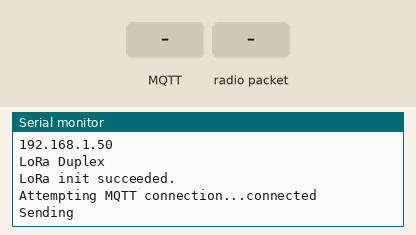
Recording of a sketch running on a simulated ESP32. Shown: the last lines printed to the serial monitor. The inputs (shaded band) are chosen by the test bench. WiFi joins after 1.5 s; servers stay silent unless stated; network time is answered at once with the bench clock; random numbers use the default seed unless the sketch sets one; no radio packets arrive unless stated; no MQTT or app messages arrive unless stated.

Above: at 2.7 s.
2.8 s: MQTT message "1" arrives on the first subscribed topic
At 3.7 s:
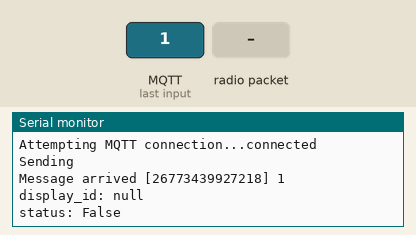
4.3 s: radio packet "1" arrives
At 5.1 s:
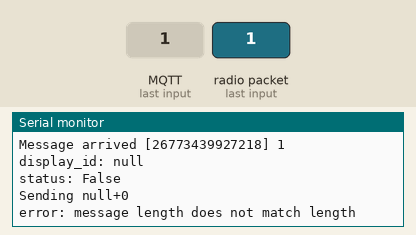
5.8 s: MQTT message "on" arrives on the first subscribed topic
At 6.02 s:
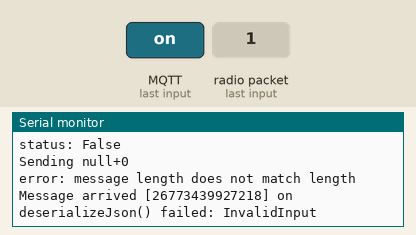
7.3 s: MQTT message "off" arrives on the first subscribed topic
At 7.3 s:
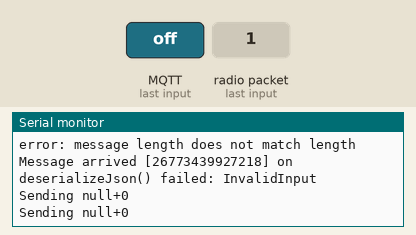

The sketch:

lora-gw-duplex-mqtt-bls-3.ino
```cpp
#include <SPI.h>
#include <LoRa.h>
#include <WiFi.h>           // For ESP32
//#include <ESP8266WiFi.h>  // Uncomment this for ESP8266
#include <PubSubClient.h>
#include <ArduinoJson.h>
#include <NTPClient.h>
#include <WiFiUdp.h>

// Replace with your network credentials
const char* ssid = "BarifloLabs";
const char* password = "Bfl_wifi0@1234";
//const char* ssid = "OnePlus";
//const char* password = "Bfl_wifi0@1234";
// MQTT Broker details
const char* mqtt_server = "4.240.114.7";
const int mqtt_port = 1883;
const char* mqtt_user = "BarifloLabs";
const char* mqtt_password = "Bfl@123";
const char* client_id = "RangeLink";
const char* topic_pub = "26773439927218/data";
const char* topic_sub = "26773439927218";
const long utcOffsetInSeconds = 19800;

WiFiClient espClient;
PubSubClient client(espClient);
WiFiUDP ntpUDP;
NTPClient timeClient(ntpUDP, "pool.ntp.org", utcOffsetInSeconds); // Update interval set to 60 seconds

#define MSG_BUFFER_SIZE  (50)
char msg[MSG_BUFFER_SIZE];
long lastMsg = 0;
int value = 0;
String extractedData;        // extracted data from JSON
String extractedData2;        // extracted data from JSON
String incomingMessage;
String outgoing;              // outgoing message
byte msgCount = 0;            // count of outgoing messages
byte localAddress = 0xA34;    // address of this device
byte destination = 0xBC;      // destination to send to
long lastSendTime = 0;        // last send time
int interval = 2000;          // interval between sends
long lastPublishTime = 0;     // last publish time

// LoRa module pin configuration
#define SS 5    // GPIO5
#define RST 14  // GPIO14
#define DIO0 2  // GPIO2

void setup_wifi() {
  delay(10);
  Serial.println();
  Serial.print("Connecting to ");
  Serial.println(ssid);
  WiFi.begin(ssid, password);
  while (WiFi.status() != WL_CONNECTED) {
    delay(500);
    Serial.print(".");
  }
  Serial.println("");
  Serial.println("WiFi connected");
  Serial.println("IP address: ");
  Serial.println(WiFi.localIP());
}
///////////////////////////////////////////////////////////////////  calback ///////////////////////////////////////////////////
void callback(char* topic, byte* payload, unsigned int length) {
  Serial.print("Message arrived [");
  Serial.print(topic);
  Serial.print("] ");
  for (unsigned int i = 0; i < length; i++) {
    Serial.print((char)payload[i]);
  }
  Serial.println();
  // Convert payload to String
  String incoming = "";
  for (unsigned int i = 0; i < length; i++) {
    incoming += (char)payload[i];
  }

 /* // Parse JSON data
  StaticJsonDocument<200> doc;
  DeserializationError error = deserializeJson(doc, incoming);
  if (error) {
    Serial.print("deserializeJson() failed: ");
    Serial.println(error.c_str());
    return;
  }

  // Extract data from JSON
 /* extractedData = doc["status"]; // Assuming the JSON has a field named "data"
  Serial.print("Extracted Data: ");
  Serial.println(String(extractedData));
  //const char* data = doc["status"]; // Assuming the JSON has a field named "data"
  byte data1 = doc["display_id"];
  byte data2 = doc["status"];
  extractedData = String(data2);
  extractedData2 = String(data1);

  Serial.print("Extracted Data: ");
  Serial.println(extractedData);
  Serial.print("Extracted Data1: ");
  Serial.println(extractedData2);

  // Save extracted data to global variable for sending via LoRa
  incomingMessage = extractedData;*/


    // Allocate the JSON document
  // Use arduinojson.org/v6/assistant to compute the capacity.
  StaticJsonDocument<512> doc;
  // Deserialize the JSON document
  DeserializationError error = deserializeJson(doc, payload, length);
  if (error) {
    Serial.print("deserializeJson() failed: ");
    Serial.println(error.c_str());
    return;
  }
  // Extract values
  //long long displayId = doc["display_id"];
  String displayId = doc["display_id"];
  bool status = doc["status"];
  String status1 = String(status);
  incomingMessage = displayId+"+"+status1;
  Serial.print("display_id: ");
  Serial.println(displayId);
  Serial.print("status: ");
  Serial.println(status ? "True" : "False");
}

void reconnect() {
  while (!client.connected()) {
    Serial.print("Attempting MQTT connection...");
    if (client.connect(client_id, mqtt_user, mqtt_password)) {
      Serial.println("connected");
      client.publish(topic_pub, "{\"status\":\"connected\"}");
      client.subscribe(topic_sub);
    } else {
      Serial.print("failed, rc=");
      Serial.print(client.state());
      Serial.println(" try again in 5 seconds");
      delay(5000);
    }
  }
}

String getFormattedTime() {
  unsigned long epochTime = timeClient.getEpochTime();
  struct tm* ptm = gmtime((time_t*)&epochTime);
  int year = ptm->tm_year + 1900;
  int month = ptm->tm_mon + 1;
  int day = ptm->tm_mday;
  int hour = ptm->tm_hour;
  int minute = ptm->tm_min;
  int second = ptm->tm_sec;

  char formattedTime[20];
  sprintf(formattedTime, "%04d-%02d-%02d %02d:%02d:%02d", year, month, day, hour, minute, second);
  return String(formattedTime);
}
///////////////////////////////////////////sendMessage & Subscribe//////////////////////////////////////////
void sendMessage(String outgoing) {
  LoRa.beginPacket();
  LoRa.write(destination);
  LoRa.write(localAddress);
  LoRa.write(msgCount);
  LoRa.write(outgoing.length());
  LoRa.print(outgoing);
  LoRa.endPacket();
  msgCount++;
}
///////////////////////////////////////////OnReceive & Publish//////////////////////////////////////////
void onReceive(int packetSize) {
  if (packetSize == 0) return;
  int recipient = LoRa.read();
  byte sender = LoRa.read();
  byte incomingMsgId = LoRa.read();
  byte incomingLength = LoRa.read();
  String incoming = "";
  while (LoRa.available()) {
    incoming += (char)LoRa.read();
  }
  if (incomingLength != incoming.length()) {
    Serial.println("error: message length does not match length");
    return;
  }
  if (recipient != localAddress && recipient != 0xA34) {
    Serial.println("This message is not for me.");
    return;
  }
  Serial.println("Received from: 0x" + String(sender, HEX));
  Serial.println("Sent to: 0x" + String(recipient, HEX));
  Serial.println("Message ID: " + String(incomingMsgId));
  Serial.println("Message length: " + String(incomingLength));
  Serial.println("Message: " + incoming);
  Serial.println("RSSI: " + String(LoRa.packetRssi()));
  Serial.println("Snr: " + String(LoRa.packetSnr()));
  Serial.println();
  delay(1000);
  // Prepare and publish data to MQTT
  String formattedTime = getFormattedTime();
  StaticJsonDocument<200> doc;

  doc["dataPoint"] = formattedTime;
  doc["paramType"] = "Data";
  doc["paramValue"] = incoming;
  doc["deviceId"] = "26773439927218";

  char jsonBuffer[512];
  serializeJson(doc, jsonBuffer);

  Serial.print("Publishing received data message: ");
  Serial.println(jsonBuffer);
  client.publish(topic_pub, jsonBuffer);

  doc.clear();


  doc["dataPoint"] = formattedTime;
  doc["paramType"] = "SNR";
  doc["paramValue"] = String(LoRa.packetSnr());
  doc["deviceId"] = "26773439927218";

  serializeJson(doc, jsonBuffer);

  Serial.print("Publishing SNR message: ");
  Serial.println(jsonBuffer);
  client.publish(topic_pub, jsonBuffer);

  doc.clear();

  doc["dataPoint"] = formattedTime;
  doc["paramType"] = "RSSI";
  doc["paramValue"] = String(LoRa.packetRssi());
  doc["deviceId"] = "26773439927218";

  serializeJson(doc, jsonBuffer);

  Serial.print("Publishing RSSI message: ");
  Serial.println(jsonBuffer);
  client.publish(topic_pub, jsonBuffer);
}
//////////////////////////////////////////////////////// setup ////////////////////////////////////////////////
void setup() {
  Serial.begin(115200);
  setup_wifi();
  client.setServer(mqtt_server, mqtt_port);
  client.setCallback(callback);
  timeClient.begin();
  timeClient.update();
  while (!Serial);
  Serial.println("LoRa Duplex");
  LoRa.setPins(SS, RST, DIO0);
  if (!LoRa.begin(433E6)) {
    Serial.println("LoRa init failed. Check your connections.");
    while (true);
  }
  Serial.println("LoRa init succeeded.");
}
//////////////////////////////////////////////////////// main loop ////////////////////////////////////////////////
void loop() {
  if (!client.connected()) {
    reconnect();
  }
  client.loop();
  timeClient.update();
  long now = millis();

  if (now - lastSendTime > interval) {
    extractedData;
    sendMessage(incomingMessage);
    Serial.println("Sending " + incomingMessage);
    lastSendTime = now;
    interval = random(2000) + 1000;
  }

  onReceive(LoRa.parsePacket());
}
```

Measured:
- after the input at 2.8 s, the serial monitor: prints a new line at once (image 1)
- after the input at 4.3 s, the serial monitor: prints a new line at once (image 2)
- after the input at 5.8 s, the serial monitor: prints a new line at once (image 3)
